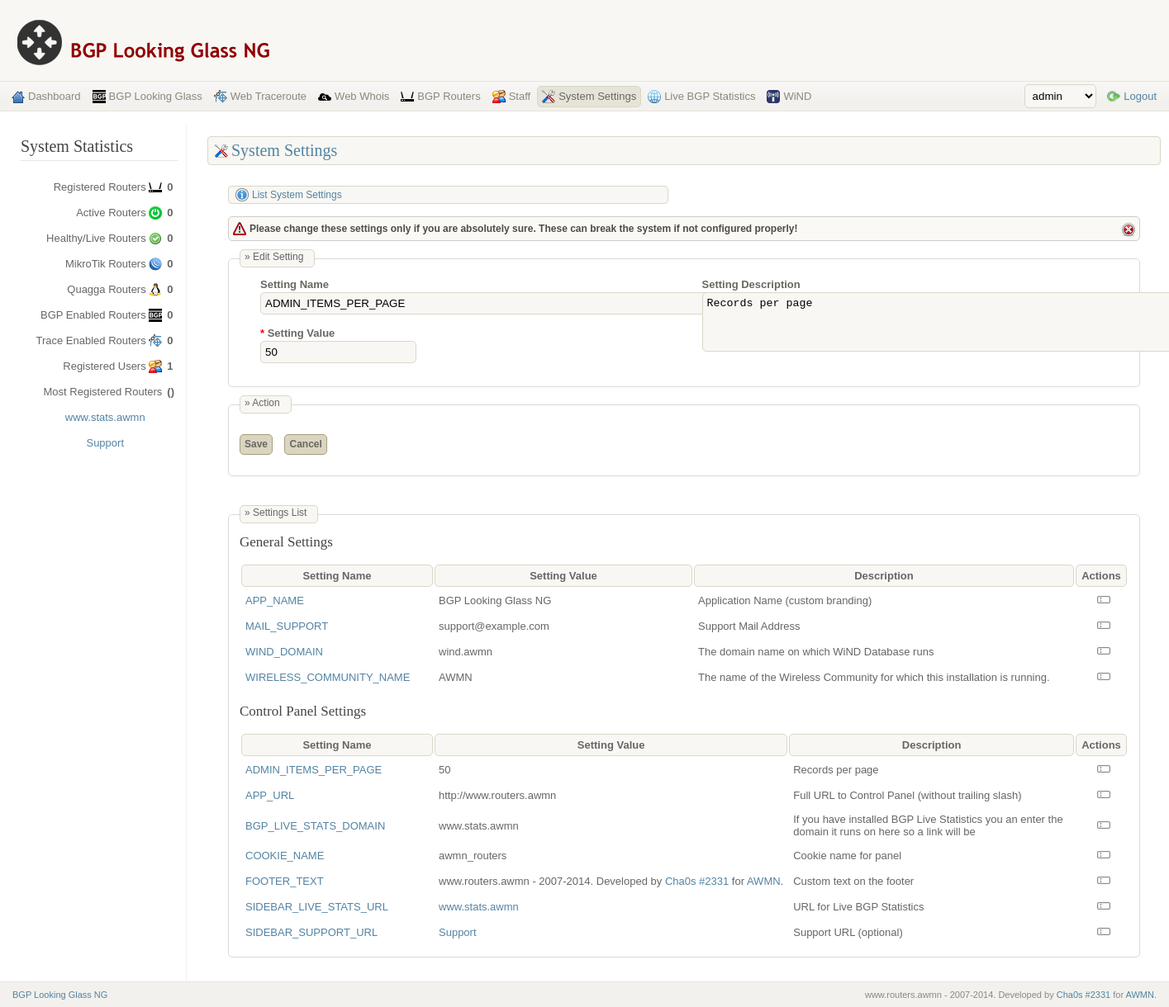
Page /index.php?section=settings&action=edit&id=2 (signed in) on the committed database.
### tables this page shows
CREATE TABLE IF NOT EXISTS `settings` (
  `id` int(10) NOT NULL AUTO_INCREMENT,
  `Name` varchar(100) NOT NULL,
  `Value` varchar(255) NOT NULL,
  `Description` varchar(100) NOT NULL,
  `Type` varchar(50) NOT NULL,
  PRIMARY KEY (`id`)
);

### includes/functions.php (called while the page is built, shortened)
<?php
if (isset($_GET['section'])){
    $SECTION = $_GET['section'];
}
function staff_help(){
    if ($_SESSION['admin_help']){
        return TRUE;
    }else{
        return TRUE;
    }
}
?>

### settings.php (the view, shortened to what this page needs)
<?php
$mysql_table = 'settings';
if ( $_GET['action'] == "edit" && $_GET['id'] ) {
    $SELECT = mysql_query("SELECT * FROM `".$mysql_table."` WHERE `id`='".addslashes($_GET['id'])."'",$db);
    $RESULT = mysql_fetch_array($SELECT);
}
?>
                <div id="main_content">
                <div class="mainsubtitle_bg">
                    <div class="mainsubtitle"><a href="javascript: void(0)" id="button2">List System Settings</a></div>
                </div>
                <br />
                	<p class="alert"><span style="float: right;"><a href="javascript:void(0)" style="margin:0 auto" class="<?if (staff_help()){?>tip_east<?}?> close_notification" rel="alert" title="Close notification bar"><span>Close Notification Bar</span></a></span><strong>Please change these settings only if you are absolutely sure. These can break the system if not configured properly!</strong></p>
                    <div id="toggler">
                        <form id="form" method="post" action="index.php?section=<?=$SECTION;?>&action=<?if ($_GET['action'] == 'edit'){ echo 'edit&id='.$_GET['id'];}else{ echo 'add'; } ?>">
                            <fieldset>
                                <legend>&raquo; <?if ($_GET['action'] == 'edit'){?>Edit Setting<?}else{?>New Setting<?}?></legend>
                                     <div class="columns">
                                        <div class="colx2-left">
                                            <p>
                                                <label for="Name" >Setting Name</label>
                                                <input type="text" name="Name" id="Name" title="Setting Name" size="80" value="<?=stripslashes($RESULT['Name']);?>" readonly>
                                            </p>
											<p>
                                                <label for="Value"  class="required">Setting Value</label>
                                                <input type="text" name="Value" id="Value" title="Enter the setting value here" value="<? if($_POST['Value']){ echo $_POST['Value']; }elseif ($_GET['action'] == "edit"){ echo stripslashes($RESULT['Value']);} ?>">
                                            </p>
                                        </div>
                                        <div class="colx2-right">
                                            <p>
                                                <label for="Description">Setting Description</label>
                                                <textarea name="Description" id="Description" rows="4" cols="80"  readonly title="Setting Description"><?=stripslashes($RESULT['Description']);?></textarea>
                                            </p>
                                        </div>
                                     </div>
                           </fieldset>
                           <fieldset>
                                <legend>&raquo; Action</legend>
                                <button type="submit"  >Save</button>&nbsp; &nbsp;
                                <button type="reset"  id="button">Cancel</button>
                           </fieldset>
                        </form>
                        <br />
                    </div>
                    <div id="toggler2">
                      <fieldset>
                      <legend>&raquo; Settings List</legend>
                      <h3>General Settings</h3>
                      <table width="100%" border="0" cellspacing="2" cellpadding="5">
                      <tr>
                        <th width="220">Setting Name</th>
                        <th width="300">Setting Value</th>
                        <th>Description</th>
                        <th width="50">Actions</th>
                      </tr>
                      <?
                      $SELECT_RESULTS  = mysql_query("SELECT `".$mysql_table."`.* FROM `".$mysql_table."` WHERE Type = 'general' ORDER BY Name" ,$db);
                      while($LISTING = mysql_fetch_array($SELECT_RESULTS)){
                      ?>
                      <tr onmouseover="this.className='on' " onmouseout="this.className='off' " id="tr-<?=$LISTING['id'];?>">
                        <td nowrap><a href="index.php?section=<?=$SECTION;?>&action=edit&id=<?=$LISTING['id'];?>" title="Edit setting" class="<?if (staff_help()){?>tip_south<?}?>"><?=$LISTING['Name'];?></a></td>
                        <td nowrap ><?=$LISTING['Value'];?></td>
                        <td><?=$LISTING['Description'];?></td>
                        <td align="center" nowrap="nowrap"><a href="index.php?section=<?=$SECTION;?>&amp;action=edit&amp;id=<?=$LISTING['id'];?>" title="Edit" class="<?if (staff_help()){?>tip_south<?}?> edit"><span>Edit</span></a></td>
					  </tr>
                      <?}?>
                    </table>
                      <br />
                      <h3>Control Panel Settings</h3>
                      <table width="100%" border="0" cellspacing="2" cellpadding="5">
                      <tr>
                        <th width="220">Setting Name</th>
                        <th width="300">Setting Value</th>
                        <th>Description</th>
                        <th width="50">Actions</th>
                      </tr>
                      <?
                      $SELECT_RESULTS  = mysql_query("SELECT `".$mysql_table."`.* FROM `".$mysql_table."` WHERE Type = 'panel' ORDER BY Name" ,$db);
                      while($LISTING = mysql_fetch_array($SELECT_RESULTS)){
                      ?>
                      <tr onmouseover="this.className='on' " onmouseout="this.className='off' " id="tr-<?=$LISTING['id'];?>">
                        <td nowrap><a href="index.php?section=<?=$SECTION;?>&action=edit&id=<?=$LISTING['id'];?>" title="Edit setting" class="<?if (staff_help()){?>tip_south<?}?>"><?=$LISTING['Name'];?></a></td>
                        <td nowrap ><?=$LISTING['Value'];?></td>
                        <td><?=$LISTING['Description'];?></td>
                        <td align="center" nowrap="nowrap"><a href="index.php?section=<?=$SECTION;?>&amp;action=edit&amp;id=<?=$LISTING['id'];?>" title="Edit" class="<?if (staff_help()){?>tip_south<?}?> edit"><span>Edit</span></a></td>
					  </tr>
                      <?}?>
                    </table>
                    </fieldset>
                    </div>
                </div>

### rows in the picture
settings: Name "ADMIN_ITEMS_PER_PAGE", Value "50", Description "Records per page"
settings: Name "APP_NAME", Value "BGP Looking Glass NG", Description "Application Name (custom branding)"
settings: Name "MAIL_SUPPORT", Value "support@example.com", Description "Support Mail Address"
settings: Name "WIND_DOMAIN", Value "wind.awmn", Description "The domain name on which WiND Database runs"
settings: Name "WIRELESS_COMMUNITY_NAME", Value "AWMN", Description "The name of the Wireless Community for which this installation is running."
settings: Name "APP_URL", Value "http://www.routers.awmn", Description "Full URL to Control Panel (without trailing slash)"
settings: Name "BGP_LIVE_STATS_DOMAIN", Value "www.stats.awmn", Description "If you have installed BGP Live Statistics you an enter the domain it runs on here so a link will be"
settings: Name "COOKIE_NAME", Value "awmn_routers", Description "Cookie name for panel"
settings: Name "FOOTER_TEXT", Value "www.routers.awmn - 2007-2014. Developed by Cha0s #2331 for AWMN .", Description "Custom text on the footer"
settings: Name "SIDEBAR_LIVE_STATS_URL", Value "www.stats.awmn", Description "URL for Live BGP Statistics"
settings: Name "SIDEBAR_SUPPORT_URL", Value "Support", Description "Support URL (optional)"

### other values in the picture
mysql_num_rows(mysql_query("SELECT 1 FROM `routers` WHERE 1")) "0"
mysql_num_rows(mysql_query("SELECT 1 FROM `staff` WHERE 1")) "1"
$CONF['SIDEBAR_LIVE_STATS_URL'] "www.stats.awmn"
$CONF['SIDEBAR_SUPPORT_URL'] "Support"
$maintitle_title "System Settings"
$CONF['FOOTER_TEXT'] "www.routers.awmn - 2007-2014. Developed by Cha0s #2331 for AWMN ."
form field switch_user "admin"
